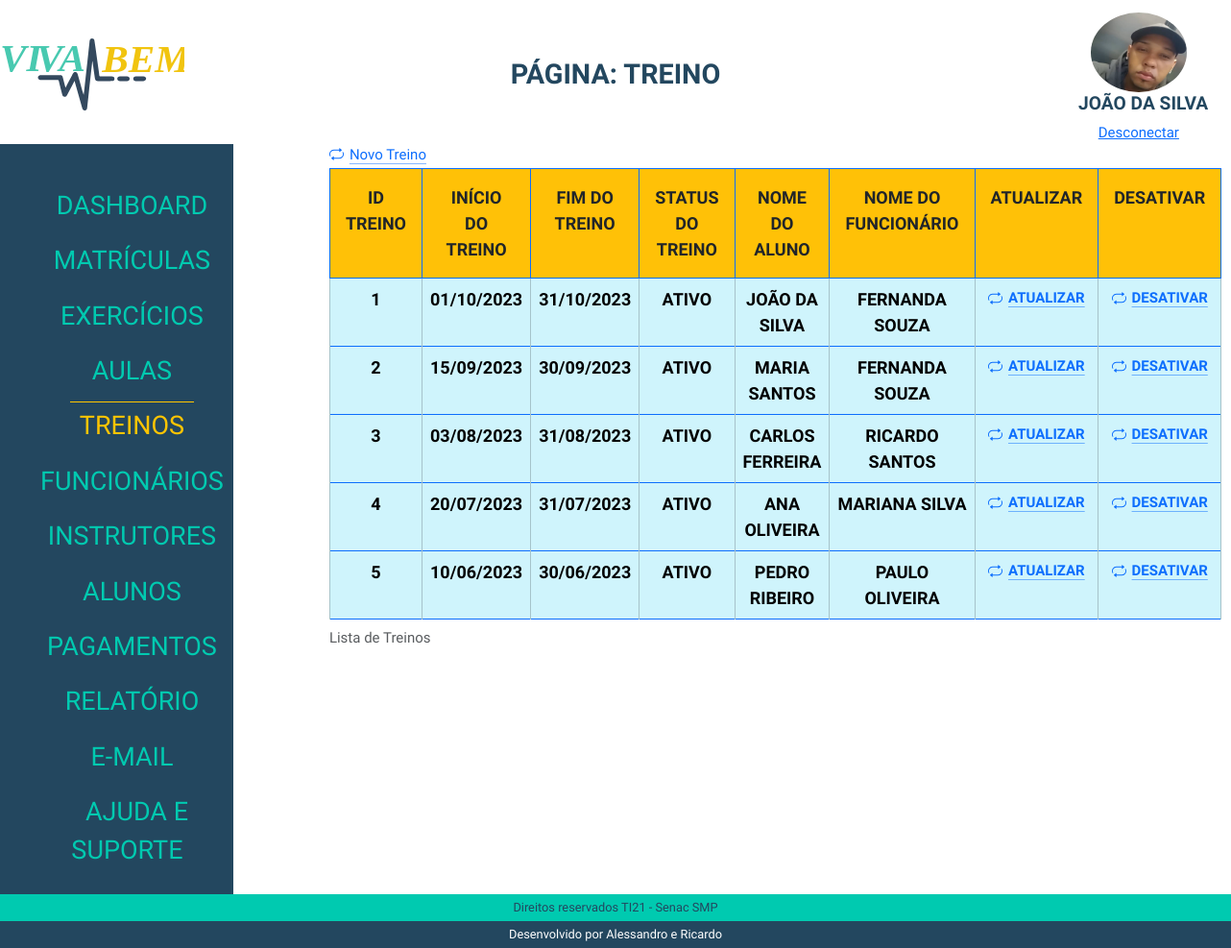
The page /admin/index.php?p=treino (signed in) on the database its author committed.
### tables this page shows
CREATE TABLE `tblalunos` (
  `idAluno` int(11) NOT NULL,
  `nomeAluno` varchar(50) NOT NULL,
  `dataNascAluno` date NOT NULL,
  `emailAluno` varchar(80) NOT NULL,
  `senhaAluno` varchar(20) NOT NULL,
  `dataCadAluno` date NOT NULL,
  `statusAluno` varchar(10) NOT NULL,
  `fotoAluno` varchar(100) NOT NULL
);

CREATE TABLE `tbltreinos` (
  `idTreino` int(11) NOT NULL,
  `dataInicioTreino` date NOT NULL,
  `dataFimTreino` date NOT NULL,
  `statusTreino` varchar(10) NOT NULL,
  `idAluno` int(11) NOT NULL,
  `idFuncionario` int(11) NOT NULL
);

CREATE TABLE `tblfuncionarios` (
  `idFuncionario` int(11) NOT NULL,
  `nomeFuncionario` varchar(50) NOT NULL,
  `altFuncionario` varchar(50) NOT NULL,
  `dataNascFuncionario` date NOT NULL,
  `cargoFuncionario` varchar(20) NOT NULL,
  `especialidadeFuncionario` varchar(20) NOT NULL,
  `emailFuncionario` varchar(80) DEFAULT NULL,
  `senhaFuncionario` varchar(20) NOT NULL,
  `nivelFuncionario` varchar(15) NOT NULL,
  `telefoneFuncionario` varchar(14) NOT NULL,
  `dataAdmissaoFuncionario` date NOT NULL,
  `statusFuncionario` varchar(10) NOT NULL,
  `fotoFuncionario` varchar(100) DEFAULT NULL,
  `linkFaceFuncionario` varchar(150) NOT NULL,
  `linkInstaFuncionario` varchar(150) NOT NULL,
  `linklinkedinFuncionario` varchar(150) NOT NULL,
  `linkWhatsFuncionario` varchar(150) NOT NULL
);

### admin/class/aluno.php (called while the page is built, shortened)
<?php
class AlunoClass
{
    public $idAluno;
public function __construct($id = false)
{
    if ($id) {
        $this->idAluno = $id;
        $this->Carregar();
    }
}
public function Carregar()
{
    $query = "SELECT * FROM  tblalunos WHERE idAluno = " . $this->idAluno;
    $conn = Conexao::LigarConexao();
    $resultado = $conn->query($query);
    $lista = $resultado->fetchAll();
    foreach ($lista as $linha) {
        $this->nomeAluno = $linha['nomeAluno'];
        $this->fotoAluno = $linha['fotoAluno'];
    }
}
}

### admin/class/treino.php (called while the page is built, shortened)
<?php
class TreinoClass{
     public function listar(){
        $sql = "SELECT
        t.idTreino,
        t.dataInicioTreino,
        t.dataFimTreino,
        t.statusTreino,
        a.nomeAluno,
        f.nomeFuncionario
    FROM
        tbltreinos t
    INNER JOIN
        tblalunos a ON t.idAluno = a.idAluno
    INNER JOIN
        tblfuncionarios f ON t.idFuncionario = f.idFuncionario
    WHERE
        t.statusTreino = 'ATIVO'";
         try {
            $conn = Conexao::LigarConexao();
            $resultado = $conn->query($sql);
            $lista = $resultado->fetchAll();
            return $lista;
        } catch (PDOException $e) {
            echo "Erro na consulta: " . $e->getMessage();
            return false;
        }
    }
}

### admin/treino/listar.php (the view, shortened to what this page needs)
<?php
require_once('class/treino.php');
$treino = new TreinoClass();
$lista = $treino->listar();
?>
<div>
    <a class="icon-link icon-link-hover" style="--bs-icon-link-transform: translate3d(0, -.125rem, 0);" href="index.php?p=treino&t=cadastrar">
        Novo Treino
    </a>
</div>
<div class=" table-responsive">
    <table class="table table-bordered border-primary">
        <caption> Lista de Treinos</caption>
        <thead>
            <tr>
                <th class="p-3 mb-2 bg-warning text-dark">Id Treino</th>
                <th class="p-3 mb-2 bg-warning text-dark">Início do Treino</th>
                <th class="p-3 mb-2 bg-warning text-dark">Fim do Treino</th>
                <th class="p-3 mb-2 bg-warning text-dark">Status do Treino </th>
                <th class="p-3 mb-2 bg-warning text-dark">Nome do Aluno</th>
                <th class="p-3 mb-2 bg-warning text-dark">Nome do Funcionário</th>
                <th class="p-3 mb-2 bg-warning text-dark">Atualizar</th>
                <th class="p-3 mb-2 bg-warning text-dark">Desativar</th>
            </tr>
        </thead>
        <?php foreach ($lista as $linha) : ?>
            <tbody>
                <tr>
                    <td class="table-info"><?php echo $linha['idTreino'] ?></td>
                    <td class="table-info"><?php echo date('d/m/Y', strtotime($linha['dataInicioTreino'])) ?></td>
                    <td class="table-info"><?php echo date('d/m/Y', strtotime($linha['dataFimTreino'])) ?></td>
                    <td class="table-info"><?php echo $linha['statusTreino'] ?></td>
                    <td class="table-info"><?php echo $linha['nomeAluno'] ?></td>
                    <td class="table-info"><?php echo $linha['nomeFuncionario'] ?></td>
                    <td class="table-info"> <a class="icon-link icon-link-hover" style="--bs-icon-link-transform: translate3d(0, -.125rem, 0);" href="index.php?p=treino&t=atualizar&id=<?php echo $linha['idTreino'] ?>">
                            Atualizar
                        </a>
                    </td>
                    <td class="table-info"> <a class="icon-link icon-link-hover" style="--bs-icon-link-transform: translate3d(0, -.125rem, 0);" href="index.php?p=treino&t=desativar&id=<?php echo $linha['idTreino'] ?>" onclick="return confirmarDesativacao()" >
                            Desativar
                        </a>
                    </td>
                </tr>
            <?php endforeach ?>
            </tbody>
    </table>
</div

### admin/index.php (shortened to what this page needs)
<?php
if (isset($_SESSION['idAluno'])) {
    $tipoUsuario = 'aluno';
} elseif (isset($_SESSION['idFuncionario'])) {
    $id = $_SESSION['idFuncionario'];
    $tipoUsuario = 'funcionario';
} else {
    header("location: http://localhost/Projeto-Academia-Viva-Bem-Senac/admin/loginAdmin.php");
    exit;
}
$pagina = @$_GET['p'];
require_once('class/aluno.php');
require_once('class/funcionario.php');
if ($tipoUsuario === 'aluno') {
    $aluno = new AlunoClass($id);
    $usuario = $aluno;
} elseif ($tipoUsuario === 'funcionario') {
    $funcionario = new FuncionarioClass($id);
    $usuario = $funcionario;
}
?>
<!DOCTYPE html>
<html lang="pt-BR">
<head>
    <link rel="stylesheet" href="./css/reset.css">
    <link href="path/to/lightbox.css" rel="stylesheet" />
    <link href="https://cdn.jsdelivr.net/npm/bootstrap@5.3.2/dist/css/bootstrap.min.css" rel="stylesheet">
    <link rel="stylesheet" href="./css/estilo.css">
</head>
<body>
    <header class="topo">
        <h1>
            <img src="./img/logoVivaBem.svg" alt="Logo Viva Bem">
        </h1>
        <?php
        if ($pagina == '') {
            echo '<h2>Dashboard</h2>';
        } else {
            echo ('<h2>Página: ' . $pagina . '</h2>');
        }
        ?>
         <div class="identUser">
            <img src="../img/<?php echo $usuario->fotoAluno ?? $usuario->fotoFuncionario; ?>" alt="User">
            <h2><?php echo $usuario->nomeAluno ?? $usuario->nomeFuncionario; ?></h2>
            <a href="desconectar.php">Desconectar</a>
        </div>
    </header>
    <main>
        <div class="menu">
            <nav>
                <ul>
                    <li><a href="index.php?p=dashboard" class="<?php echo (($pagina == 'dashboard') ||  (@$pagina == '')) ? 'menuAtivo' : ''; ?>"> Dashboard </a></li>
                    <li><a href="index.php?p=matriculas" class="<?php echo ($pagina == 'matriculas') ? 'menuAtivo' : ''; ?>"> Matrículas </a></li>
                    <li><a href="index.php?p=exercicios" class="<?php echo ($pagina == 'exercicios') ? 'menuAtivo' : ''; ?>"> Exercícios </a></li>
                    <li><a href="index.php?p=aulas" class="<?php echo ($pagina == 'aulas') ? 'menuAtivo' : ''; ?>"> Aulas </a></li>
                    <li><a href="index.php?p=treino" class="<?php echo ($pagina == 'treino') ? 'menuAtivo' : ''; ?>"> Treinos </a></li>
                    <li><a href="index.php?p=funcionarios" class="<?php echo ($pagina == 'funcionarios') ? 'menuAtivo' : ''; ?>"> Funcionários </a></li>
                    <li><a href="index.php?p=instrutores" class="<?php echo ($pagina == 'instrutores') ? 'menuAtivo' : ''; ?>"> Instrutores </a></li>
                    <li><a href="index.php?p=aluno" class="<?php echo ($pagina == 'aluno') ? 'menuAtivo' : ''; ?>"> Alunos </a></li>
                    <li><a href="index.php?p=pagamento" class="<?php echo ($pagina == 'pagamento') ? 'menuAtivo' : ''; ?>"> Pagamentos </a></li>
                    <li><a href="index.php?p=relatorio" class="<?php echo ($pagina == 'relatorio') ? 'menuAtivo' : ''; ?>"> Relatório </a></li>
                    <li><a href="index.php?p=contato" class="<?php echo ($pagina == 'contato') ? 'menuAtivo' : ''; ?>"> E-mail </a></li>
                    <li><a href="index.php?p=ajuda" class="<?php echo ($pagina == 'ajuda') ? 'menuAtivo' : ''; ?>"> Ajuda e Suporte </a></li>
                </ul>
            </nav>
        </div>
        <div class="box">
            <?php
            switch ($pagina) {
                case 'treino':
                    require_once('treino/treino.php');
                    break;
            }
            ?>
        </div>
    </main>
    <footer class="rodape">
        <h2>Direitos reservados TI21 - Senac SMP</h2>
        <h2>Desenvolvido por Alessandro e Ricardo</h2>
    </footer>
</body>
</html>

### admin/css/estilo.css (style rules this page uses)
*, a, h1, h2, h3, h4 { font-family: 'Josefin Sans', sans-serif; font-size: 15px; }
body { display: flex; flex-direction: column; height: 100vh; width: 100%; }
.topo { display: flex; justify-content: space-between; margin-top: 1%; align-items: center; }
.topo h1 { text-align: center; width: 15%; }
.identUser { width: 100%; }
.identUser img { max-width: 100px; max-height: 90px; object-fit: cover; border-radius: 50%; }
.topo h2 { font-size: 1.8em; text-transform: uppercase; color: #23475f; font-weight: bold; }
.topo div { display: flex; flex-direction: column; align-items: center; width: 15%; }
.topo div img { width: 75%; }
.topo div h2 { margin-left: 5%; font-size: 1.2em; }
main { flex: 1; display: flex; }
.menu { background-color: #23475f; text-align: center; display: flex; }
.menu nav { margin-top: 15%; }
.menu nav ul li { padding: 4% 0; }
.menu nav ul li a { text-decoration: none; color: #00cab0; font-size: 1.8em; text-transform: uppercase; padding: 4% 10px; }
.menuAtivo { color: #ffc500 !important; border-top: solid 1px #ffc500; }
.box { margin: 0 100px; }
.rodape { text-align: center; }
.rodape h2 { font-size: .8em; margin-bottom: 0; }
.rodape h2:nth-child(1) { background: #00cab0; padding: .5% 0; color: #23475f; }
.rodape h2:nth-child(2) { background: #23475f; padding: .5% 0; color: #fff; }
.table-info, .text-dark { font-size: 1.2em; text-align: center; font-weight: bold; text-transform: uppercase; }

### rows shown on the page
tblalunos: fotoAluno (picture), nomeAluno "JOÃO DA SILVA"
tbltreinos: idTreino "1", dataInicioTreino "01/10/2023", dataFimTreino "31/10/2023", statusTreino "ATIVO", idAluno.nomeAluno "JOÃO DA SILVA", idFuncionario.nomeFuncionario "FERNANDA SOUZA"
tbltreinos: idTreino "2", dataInicioTreino "15/09/2023", dataFimTreino "30/09/2023", statusTreino "ATIVO", idAluno.nomeAluno "MARIA SANTOS", idFuncionario.nomeFuncionario "FERNANDA SOUZA"
tbltreinos: idTreino "3", dataInicioTreino "03/08/2023", dataFimTreino "31/08/2023", statusTreino "ATIVO", idAluno.nomeAluno "CARLOS FERREIRA", idFuncionario.nomeFuncionario "RICARDO SANTOS"
tbltreinos: idTreino "4", dataInicioTreino "20/07/2023", dataFimTreino "31/07/2023", statusTreino "ATIVO", idAluno.nomeAluno "ANA OLIVEIRA", idFuncionario.nomeFuncionario "MARIANA SILVA"
tbltreinos: idTreino "5", dataInicioTreino "10/06/2023", dataFimTreino "30/06/2023", statusTreino "ATIVO", idAluno.nomeAluno "PEDRO RIBEIRO", idFuncionario.nomeFuncionario "PAULO OLIVEIRA"

### other values the page prints
$pagina "TREINO"
